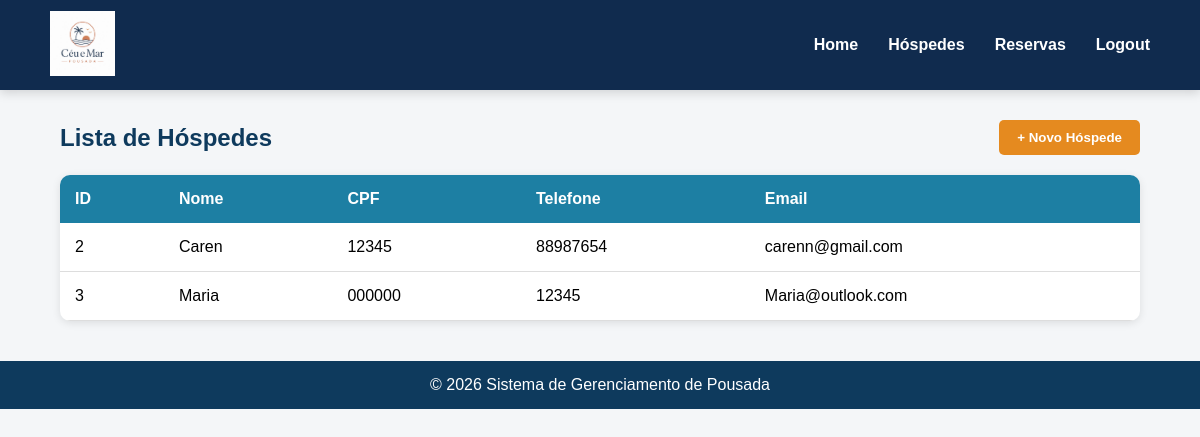
The app's page /hospedes/, older data.
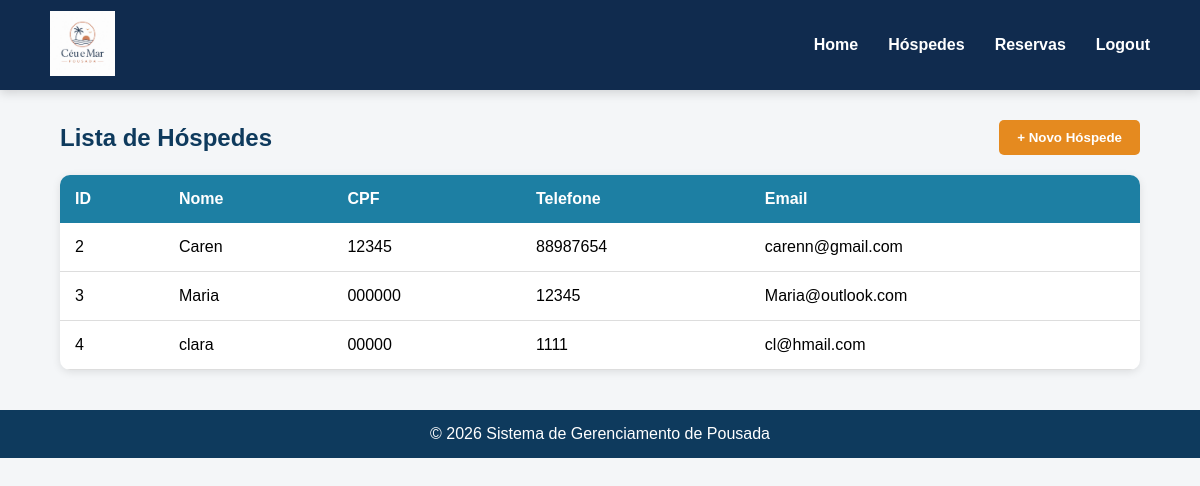
The same page, newer data.
### hospedes/models.py (models this page shows, shortened)
class Hospede (models.Model):
    nome = models.CharField(max_length=30)
    cpf = models.CharField(max_length=14)
    telefone = models.CharField(max_length=15)
    email = models.EmailField()

### hospedes/views.py (the view)
# urls.py: path('hospedes/', views_telaGeralHosp.index, name='hospedes'),
def index(request):
    hospede = Hospede.objects.all() #vai pegar todos os hóspedes cadastrados no banco
    return render(
        request,
        'telaGeralHosp.html',
        {'hosp': hospede}
    )

### hospedes/templates/telaGeralHosp.html (shortened to what this page needs)
{% load static %}
<!DOCTYPE html>
<html lang="pt-BR">
<head>
</head>
<body>
  <header>
    <div class="logo">
        <img src="{% static 'LogoCM.jpeg' %}" alt="Logo da pousada">
    </div>
    <nav>
        <a href="/home/">Home</a>
        <a href="/hospedes/">Hóspedes</a>
        <a href="/reservas/">Reservas</a>
        <a href="{% url 'logout' %}">Logout</a>
      </nav>
  </header>
  <div class="container">
    <div class="topo">
      <h2>Lista de Hóspedes</h2>
      <a href="{% url 'novo_hospede'%}">
        <button class="btn">
          + Novo Hóspede
        </button>
      </a>
    </div>
    <table>
      <thead>
        <tr>
          <th>ID</th>
          <th>Nome</th>
          <th>CPF</th>
          <th>Telefone</th>
          <th>Email</th>
        </tr>
      </thead>
      <tbody>
        {% for hospede in hosp %}
        <tr>
          <td>{{ hospede.id }}</td>
          <td>{{ hospede.nome }}</td>
          <td>{{ hospede.cpf }}</td>
          <td>{{ hospede.telefone }}</td>
          <td>{{ hospede.email }}</td>
        </tr>
        {% empty %}
        <tr>
          <td colspan="6" style="text-align:center;">
            Nenhum hóspede cadastrado.
          </td>
        </tr>
        {% endfor %}
      </tbody>
    </table>
  </div>
  <footer>
    <p>&copy; 2026 Sistema de Gerenciamento de Pousada</p>
  </footer>
</body>
</html>

Row changes from the older to the newer data that the page shows:
added Hospede: id "4", nome "clara", cpf "00000", telefone "1111", email "cl@hmail.com"
